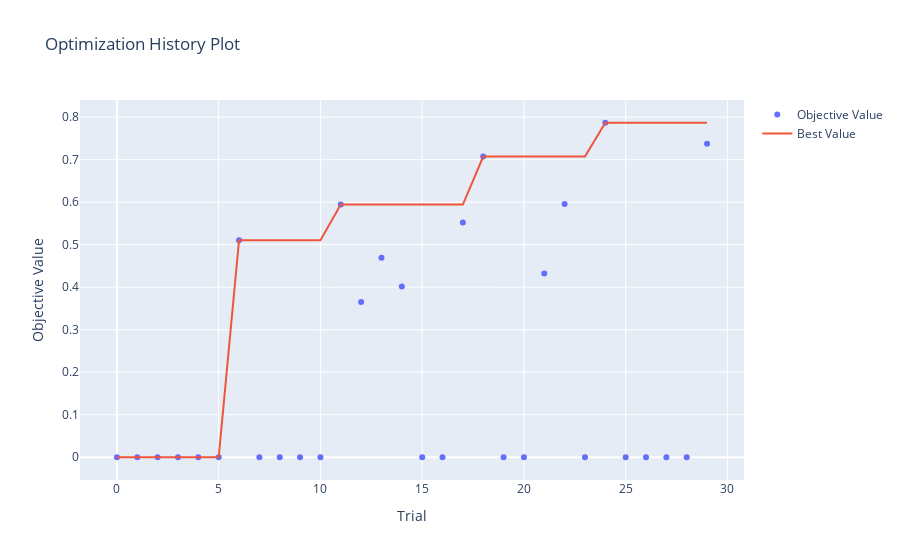

Write notebook code for a chart like this one.
### Code cell
from optuna.visualization import plot_optimization_history
fig = plot_optimization_history(study)
#"./"+config.RESULTS_DIR+
#fig.write_image("./"+config.RESULTS_DIR+"/opt_hist.png")
fig.show()

### Figure 1 — Plotly figure (JSON) as saved in the notebook; plotly's stock layout.template omitted (floating-point values rounded to 4 significant figures)
{"data": [{"mode": "markers", "name": "Objective Value", "type": "scatter", "x": [0, 1, 2, 3, 4, 5, 6, 7, 8, 9, 10, 11, 12, 13, 14, 15, 16, 17, 18, 19, 20, 21, 22, 23, 24, 25, 26, 27, 28, 29], "y": [0, 0, 0, 0, 0, 0, 0.5107, 0, 0, 0, 0, 0.5945, 0.3653, 0.4691, 0.4017, 0, 0, 0.5525, 0.7074, 0, 0, 0.4322, 0.5959, 0, 0.7869, 0, 0, 0, 0, 0.7377]}, {"name": "Best Value", "type": "scatter", "x": [0, 1, 2, 3, 4, 5, 6, 7, 8, 9, 10, 11, 12, 13, 14, 15, 16, 17, 18, 19, 20, 21, 22, 23, 24, 25, 26, 27, 28, 29], "y": [0, 0, 0, 0, 0, 0, 0.5107, 0.5107, 0.5107, 0.5107, 0.5107, 0.5945, 0.5945, 0.5945, 0.5945, 0.5945, 0.5945, 0.5945, 0.7074, 0.7074, 0.7074, 0.7074, 0.7074, 0.7074, 0.7869, 0.7869, 0.7869, 0.7869, 0.7869, 0.7869]}], "layout": {"autosize": true, "title": {"text": "Optimization History Plot"}, "xaxis": {"autorange": true, "range": [-1.876, 30.88], "title": {"text": "Trial"}, "type": "linear"}, "yaxis": {"autorange": true, "range": [-0.06494, 0.8518], "title": {"text": "Objective Value"}, "type": "linear"}}}
